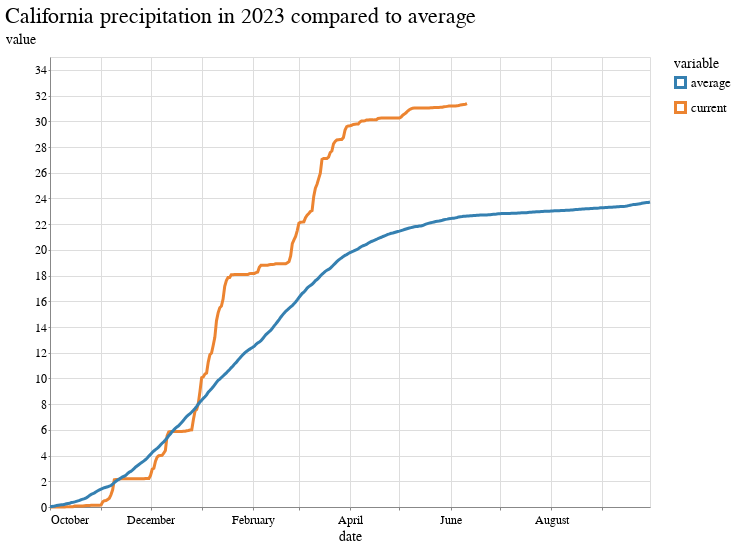

Notebook source saved alongside this figure:
### Code cell
alt.Chart(line_chart).mark_line().encode(
    x="date:T",
    y="value",
    color="variable",
).properties(
    title=f"California precipitation in {today.year} compared to average",
    width=600
)

### Figure 1 — Vega-Lite specification as saved in the notebook (floating-point values rounded to 4 significant figures; data arrays with more than 128 entries replaced by an {"elided": "..."} marker saying what was removed)
{"config": {"view": {"width": 800, "height": 450}, "background": "#ffffff", "title": {"anchor": "start", "font": "BentonGothic-Bold, sans", "fontColor": "#000000", "fontSize": 22, "fontWeight": "normal"}, "arc": {"fill": "#82c6df"}, "area": {"fill": "#82c6df"}, "line": {"stroke": "#82c6df", "strokeWidth": 3}, "path": {"stroke": "#82c6df"}, "rect": {"fill": "#82c6df"}, "shape": {"stroke": "#82c6df"}, "bar": {"fill": "#82c6df"}, "point": {"stroke": "#82c6df"}, "symbol": {"fill": "#82c6df", "size": 30}, "axis": {"titleFont": "BentonGothic-Bold, sans", "titleFontSize": 14, "titleFontWeight": "normal", "labelFont": "BentonGothic, sans", "labelFontSize": 12, "labelFontWeight": "normal"}, "axisX": {"labelAngle": 0, "labelPadding": 4, "tickSize": 3}, "axisY": {"labelBaseline": "middle", "maxExtent": 45, "minExtent": 45, "tickSize": 2, "titleAlign": "left", "titleAngle": 0, "titleX": -45, "titleY": -11}, "legend": {"titleFont": "BentonGothic-Bold, sans", "titleFontSize": 14, "titleFontWeight": "normal", "symbolType": "square", "labelFont": "BentonGothic, sans", "labelFontSize": 13}, "range": {"category": ["#3580b1", "#ec8431", "#ab7fb4", "#c89d29", "#adc839", "#829eb1"], "diverging": ["#e68a4f", "#f4bb6a", "#f9e39c", "#dadfe2", "#a6b7c6", "#849eae"], "heatmap": ["#fbf2c7", "#f9e39c", "#f8d36e", "#f4bb6a", "#e68a4f", "#d15a40", "#ab4232"], "ordinal": ["#fbf2c7", "#f9e39c", "#f8d36e", "#f4bb6a", "#e68a4f", "#d15a40", "#ab4232"], "ramp": ["#fbf2c7", "#f9e39c", "#f8d36e", "#f4bb6a", "#e68a4f", "#d15a40", "#ab4232"]}}, "data": {"name": "data-77285c911fd86394d6230475e0f2bdde"}, "mark": "line", "encoding": {"color": {"field": "variable", "type": "nominal"}, "x": {"field": "date", "type": "temporal"}, "y": {"field": "value", "type": "quantitative"}}, "title": "California precipitation in 2023 compared to average", "width": 600, "$schema": "https://vega.github.io/schema/vega-lite/v4.17.0.json", "datasets": {"data-77285c911fd86394d6230475e0f2bdde": {"elided": "730 records"}}}
